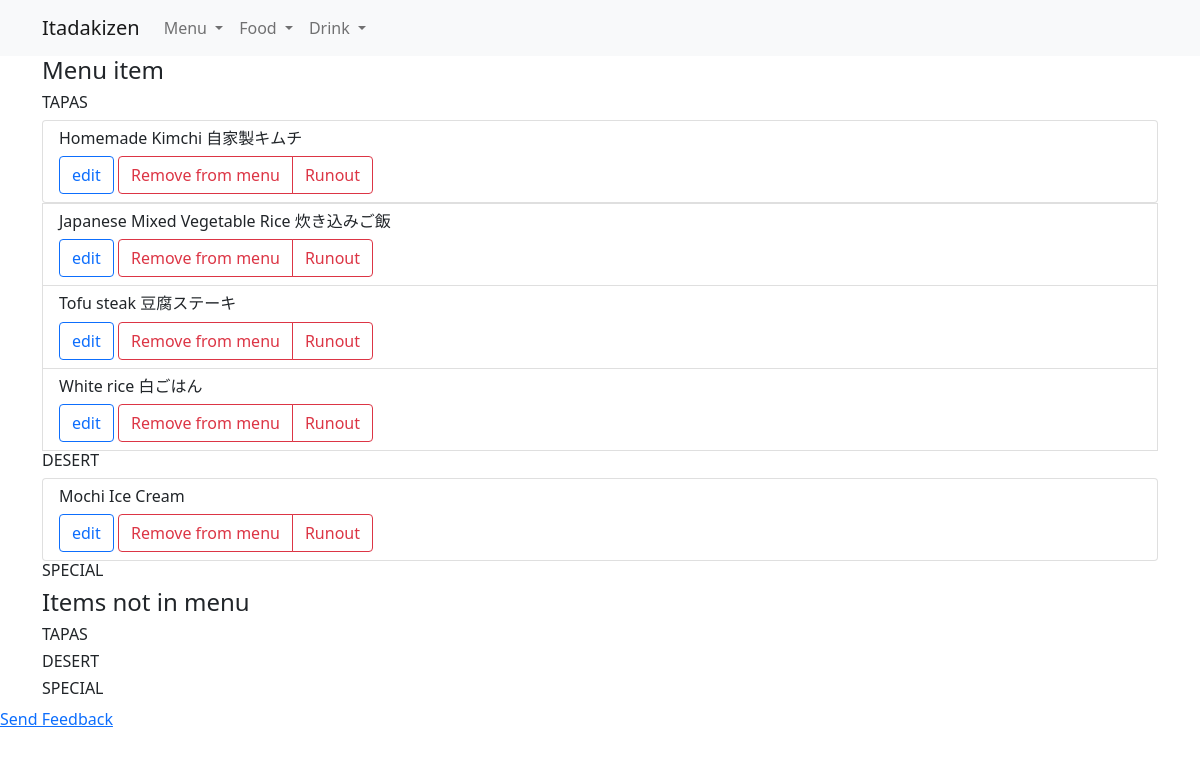
/editfood, run on an earlier commit of the app's database.
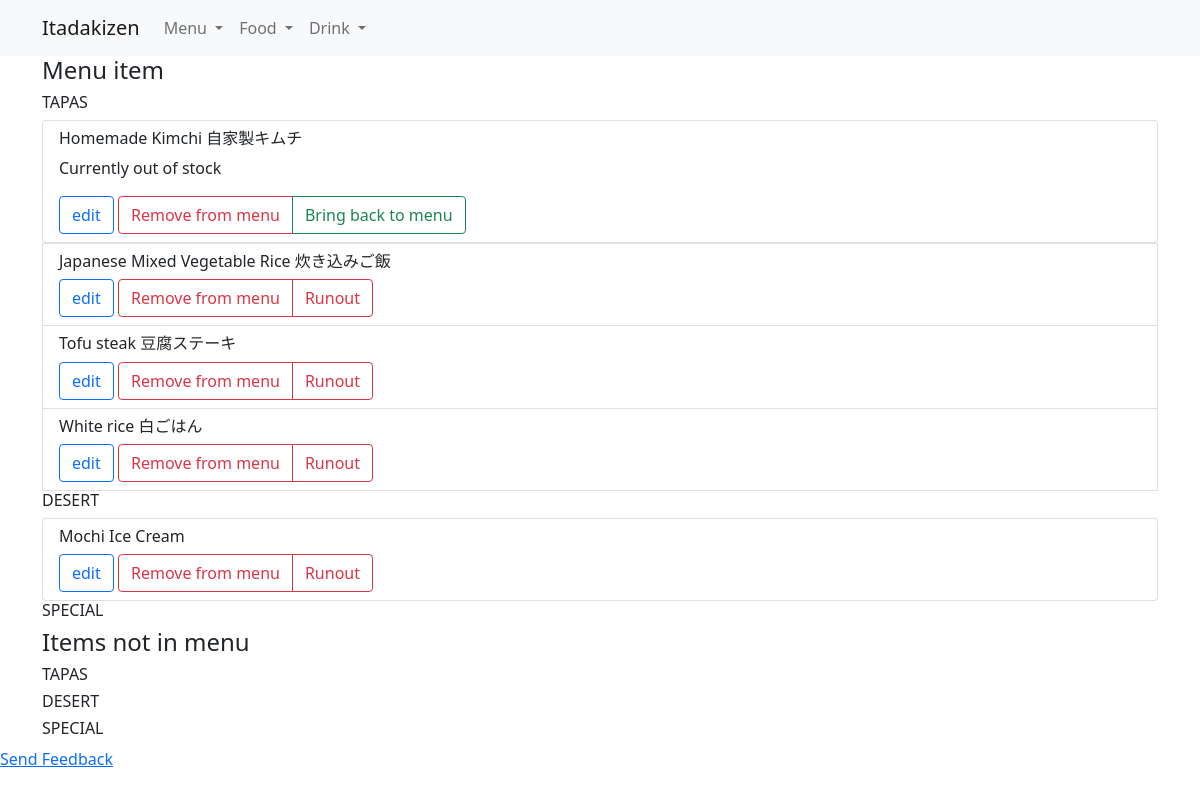
And on a later commit of the database.
### menu/models.py (models this page shows)
class FoodMenuItem(models.Model):
    item_name = models.CharField(max_length=100, null=False, blank=False, primary_key=True)
    CATEGORY_CHOICES = [
        ('TAPAS', 'Tapas'),
        ('DESERT', 'Desert'),
        ('SPECIAL', 'Special')
    ]
    category = models.CharField(max_length=50, choices=CATEGORY_CHOICES, null=False, blank=False)
    description = models.CharField(max_length=500, null=True, blank=True)
    price = models.DecimalField(max_digits=6, decimal_places=2, null=False, blank=False)
    active = models.BooleanField(default=True)
    runout = models.BooleanField(default=False)
    glueten_free = models.BooleanField(default=False)
    glueten_free_option = models.BooleanField(default=False)
    onion_garlic_free_option = models.BooleanField(default=False)
    sesame = models.BooleanField(default=False)
    soybeans = models.BooleanField(default=False)
    nuts = models.BooleanField(default=False)
    peanuts = models.BooleanField(default=False)
    mustard = models.BooleanField(default=False)

### menu/views.py (the view)
# urls.py: path('editfood', views.editFood, name='edit-food'),
def editFood(request):
    food_menu = FoodMenuItem.objects.all().order_by('item_name')
    link = 'food'
    food_category = FoodMenuItem._meta.get_field('category').choices
    category = []
    for c in food_category:
        category.append(c[0])
    return render(request, "menu/edit.html", {'menu':food_menu, 'link':link, 'categories':category})

### menu/templates/menu/edit.html (shortened to what this page needs)
{% include "./header.html" %}
<body>
  {% include "./nav.html" %}
  <div class="container">
    <h4>Menu item</h4>
    {% for category in categories %}
    <h6>{{ category }}</h6>
    <ul class="list-group">
      {% for item in menu %}
      {% if item.category == category %}
        {% if item.active == True %}
          <li class="list-group-item">
            <h6>{{ item.item_name }}</h6>
            {% if item.runout == True %}
            <p>Currently out of stock</p>
            {% endif %}
            <a class="btn btn-outline-primary" role="button" href="/update/{{ link }}/{{ item.item_name }}">edit</a>
              <div class="btn-group" role="group" aria-label="Basic mixed styles example">
                  {% if item.active %}
                    <a class="btn btn-outline-danger" id="edit-button" role="button" href="/active/{{ link }}/{{ item.item_name}}">Remove from menu</a>
                  {% endif %}
                  {% if item.runout %}
                    <a class="btn btn-outline-success" id="edit-button" role="button" href="/runout/{{ link }}/{{ item.item_name }}">Bring back to menu</a>
                  {% else %}
                    <a class="btn btn-outline-danger" id="edit-button" role="button" href="/runout/{{ link }}/{{ item.item_name }}">Runout</a>
                  {% endif %}
              </div>
          </li>
        </ul>
      {% endif %}
      {% endif %}
      {% endfor  %}
    {% endfor %}
    <h4>Items not in menu</h4>
    {% for category in categories %}
    <h6>{{ category }}</h6>
    {% endfor %}
  </div>
{% include "./footer.html" %}
</body>

What changed in the data, as far as the page shows it:
changed FoodMenuItem "Homemade Kimchi 自家製キムチ": runout False → True (drawn)
Also different on the page:
list line gone: "Runout"
new list line: "Currently out of stock Bring back to menu"
